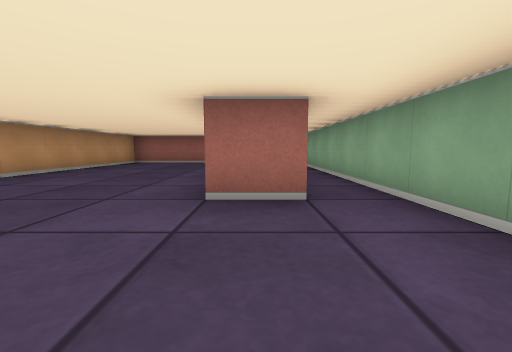
[1] (above)

24 first-person views from a walk through a cub3D ray-caster map. The camera is about half as high as the walls, tilts 6° down and sees 90° across. The floor is counted in squares. Each view is taken from the middle of a square. On the plan, view 1 faces up. The plan holds only what a view shows up to about 9 squares ahead; the rest is blank.

[2]
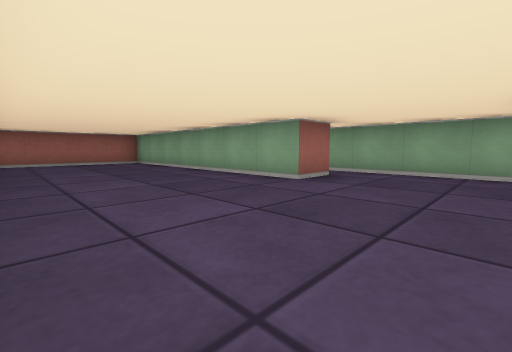

[3]
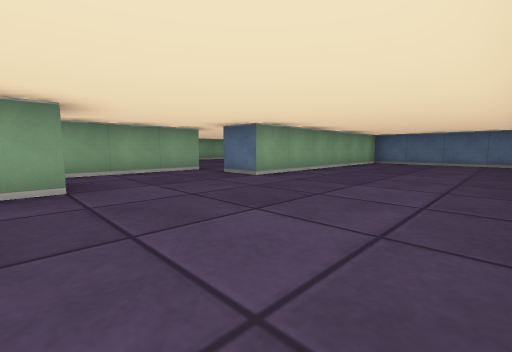

[4]
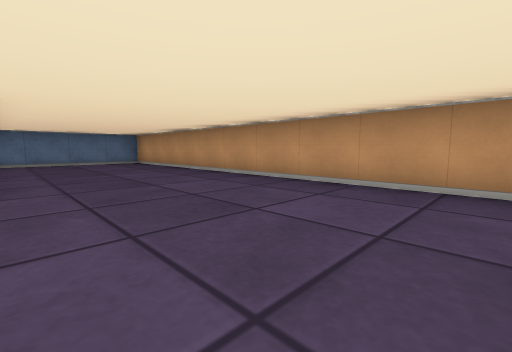

[5]
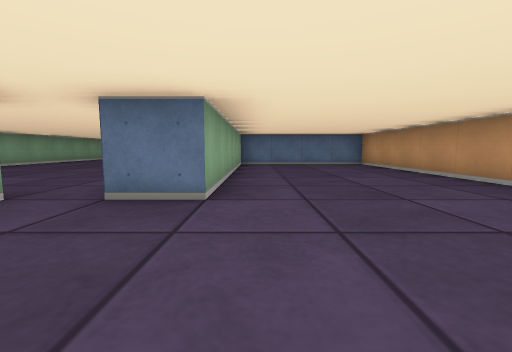

[6]
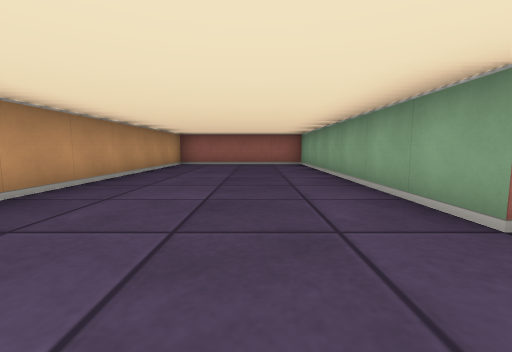

[7]
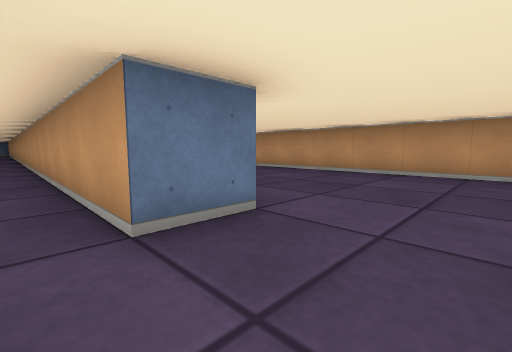

[8]
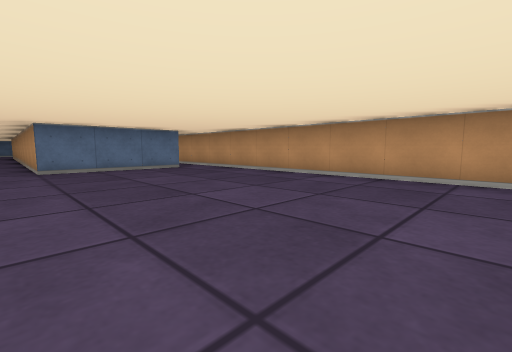

[9]
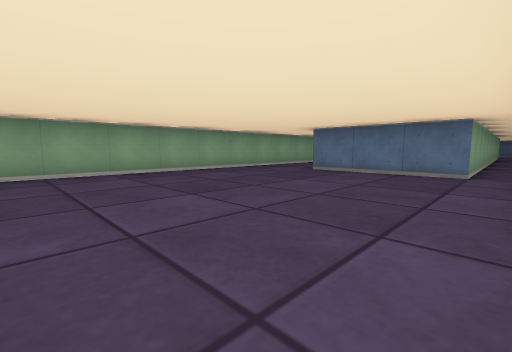

[10]
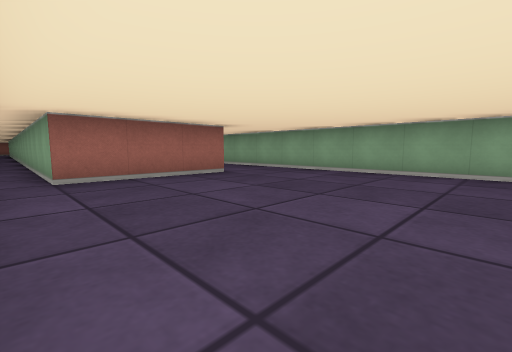

[11]
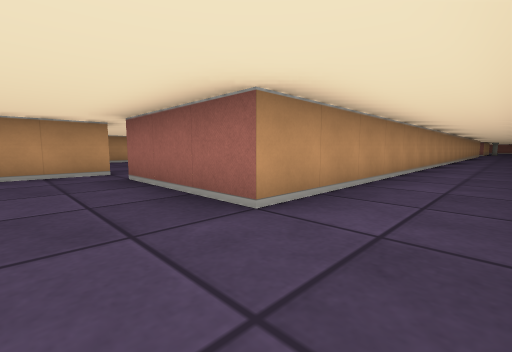

[12]
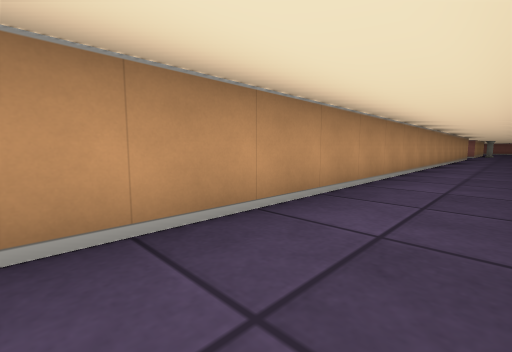

[13]
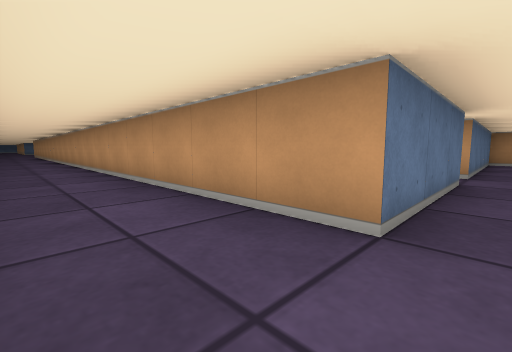

[14]
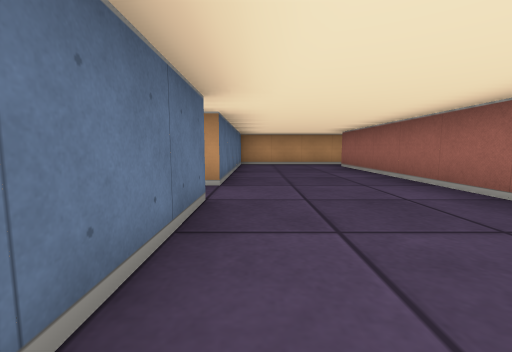

[15]
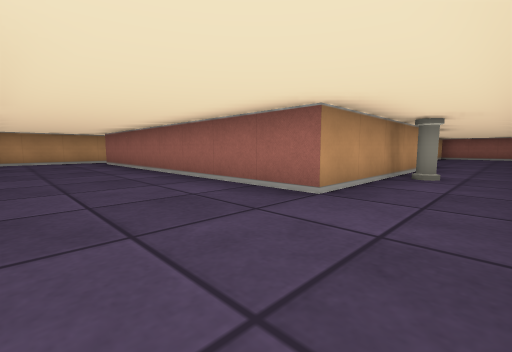

[16]
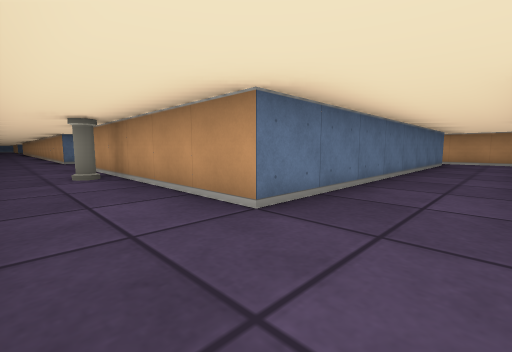

[17]
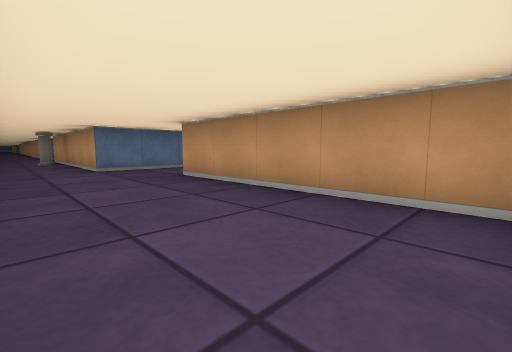

[18]
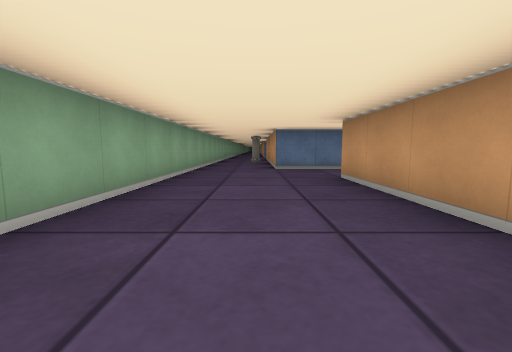

[19]
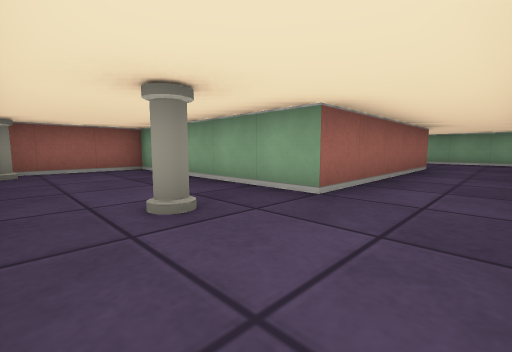

[20]
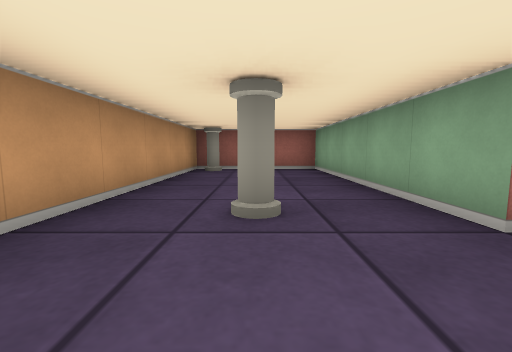

[21]
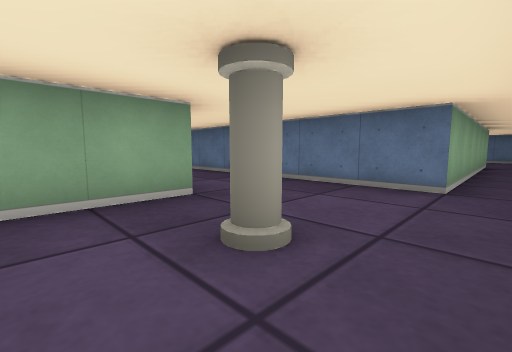

[22]
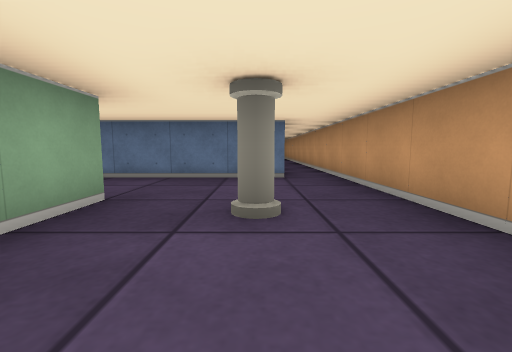

[23]
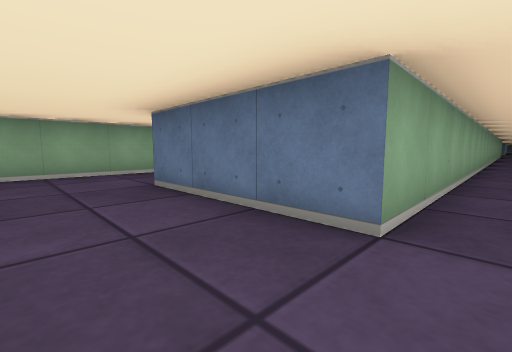

[24]
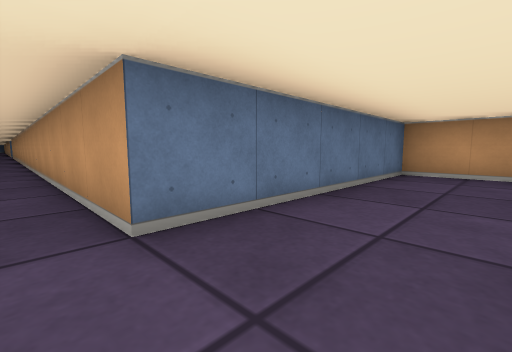

### Floor plan
Points are (right, up) in squares from view 1. A wall is a line through its corners. A room is listed if a view was taken in it or the views show most of it. See-through windows are left out.
Room 1 (views 1, 2, 3, 4, 5, 6, 7)
walls: (0.6, 2.5) (-0.5, 2.5) (-0.5, 9.5) (-4.5, 9.5) (-4.5, -6.5) (-0.5, -6.5) (-0.5, -0.5) (0.5, -0.5); (1.5, -0.5) (1.5, 2.5)
ways out: opening at (1, -1) to room 2; opening at (1, 3) to room 2
Room 2 (views 8, 9, 10, 11, 12, 13, 14, 15, 16, 17, 18, 19, 20, 21, 22, 23, 24)
walls: (1.5, 2.5) (1.5, 19.5) (4.5, 19.5) (4.5, -0.5) (1.5, -0.5); (6.5, 18.6) (6.5, 21.1); (0.5, -0.5) (0.5, -11.2); (4.5, 22.5) (-3.5, 22.5) (-3.5, 28.5) (4.5, 28.5) (4.5, 22.5); (6.5, 25.9) (6.5, 33.6); (6.5, -10.4) (6.5, 2.1); (3.5, 35.1) (3.5, 30.5) (-1.5, 30.5) (-1.5, 35.5) (-4.5, 35.5) (-4.5, 19.5) (0.5, 19.5) (0.5, 8.8); (1.5, -15.2) (1.5, -8.5) (4.5, -8.5) (4.5, -14.2)
ways out: opening at (1, -1) to room 1; opening at (1, 3) to room 1
objects: pillar (-4, 35); pillar (-3, 31); pillar (5, 25)

Positions as (right, up) in squares from view 1, and headings:
1: (0, 0), facing up
2: (-4, 0), facing up-right
3: (-4, 3), facing down-right
4: (-1, 3), facing down-left
5: (-1, 2), facing down
6: (-2, 1), facing up
7: (1, 1), facing down-left
8: (5, -2), facing down-left
9: (1, -3), facing down-right
10: (1, -5), facing up-right
11: (6, -2), facing up-left
12: (6, 4), facing up-left
13: (6, 20), facing down-left
14: (4, 20), facing left
15: (6, 20), facing up-left
16: (6, 30), facing down-left
17: (6, 35), facing down-left
18: (5, 35), facing down
19: (-4, 29), facing up-right
20: (-3, 29), facing up
21: (-4, 32), facing down-right
22: (-3, 33), facing down
23: (1, 21), facing down-right
24: (1, 21), facing down-left
